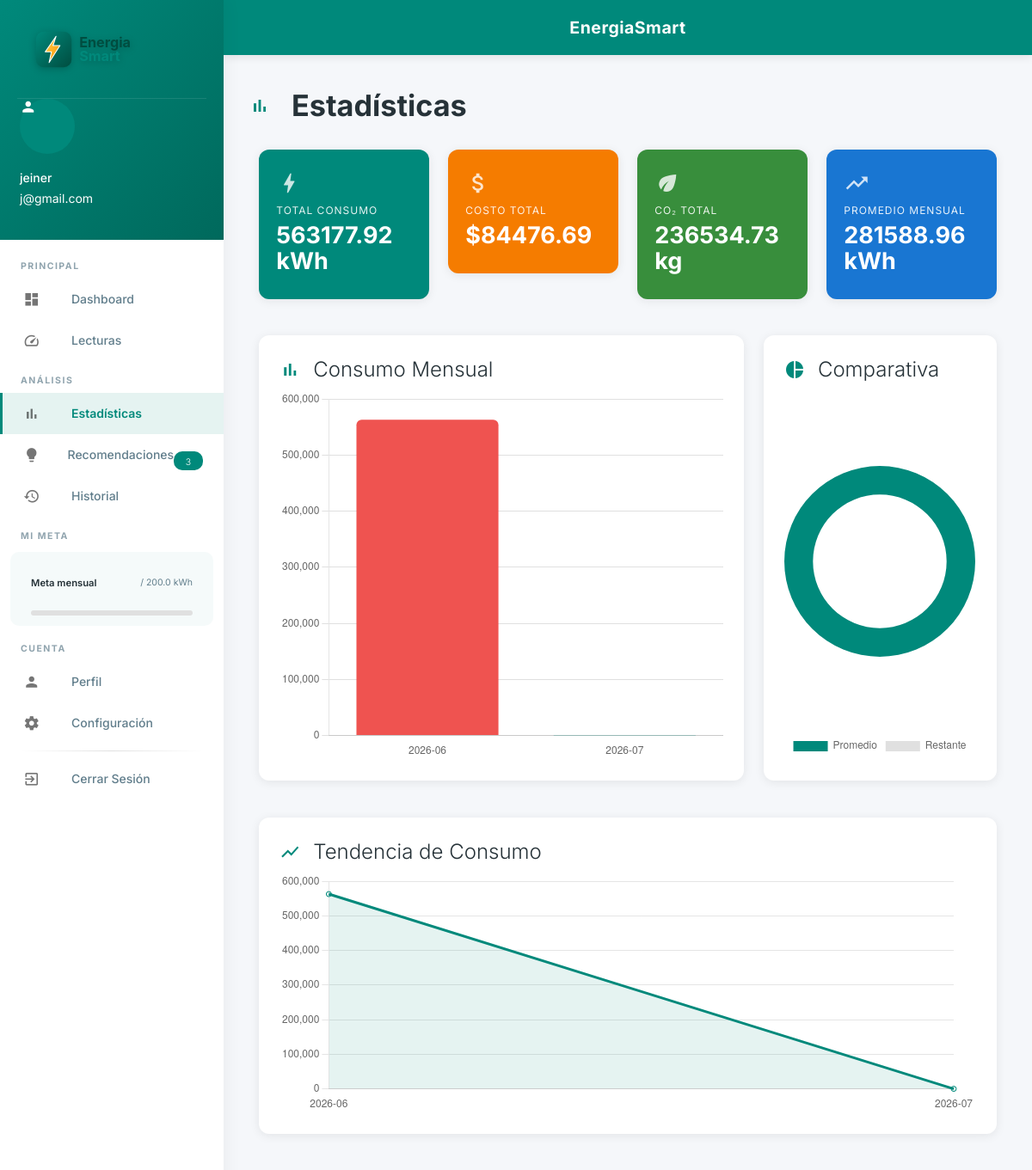
Screenshot of /statistics (signed in) with the database file from the repository.
### models.py (models this page shows, shortened)
class User(UserMixin, db.Model):
    __tablename__ = 'users'
    id = db.Column(db.Integer, primary_key=True)
    name = db.Column(db.String(100), nullable=False)
    email = db.Column(db.String(120), unique=True, nullable=False)
    password_hash = db.Column(db.String(256), nullable=False)
    monthly_goal_kwh = db.Column(db.Float, default=200.0)
    tariff_rate = db.Column(db.Float, default=0.15)
    currency = db.Column(db.String(10), default='USD')
    notifications_enabled = db.Column(db.Boolean, default=True)
    created_at = db.Column(db.DateTime, default=datetime.utcnow)
    readings = db.relationship('Reading', backref='user', lazy=True, cascade='all, delete-orphan')

### app.py (the view)
@app.route('/statistics')
@login_required
def statistics_page():
    readings = Reading.query.filter_by(user_id=current_user.id).order_by(Reading.reading_date.asc()).all()
    consumptions = calculate_consumption(readings)
    monthly_data = {}
    for c in consumptions:
        month_key = c['date'][:7]
        if month_key not in monthly_data:
            monthly_data[month_key] = 0
        monthly_data[month_key] += c['kwh']
    labels = list(monthly_data.keys())[-12:]
    values = [round(monthly_data[k], 2) for k in labels]
    total_kwh = sum(c['kwh'] for c in consumptions)
    total_cost = round(total_kwh * current_user.tariff_rate, 2)
    total_co2 = round(total_kwh * 0.42, 2)
    avg_monthly = round(total_kwh / max(len(labels), 1), 2)
    return render_template('statistics.html',
        labels=labels,
        values=values,
        total_kwh=round(total_kwh, 2),
        total_cost=total_cost,
        total_co2=total_co2,
        avg_monthly=avg_monthly,
        consumptions=consumptions
    )

### app.py (called while the page is built)
@login_manager.user_loader
def load_user(user_id):
    return User.query.get(int(user_id))

def calculate_consumption(readings):
    if len(readings) < 2:
        return []
    sorted_readings = sorted(readings, key=lambda r: r.reading_date)
    consumption = []
    for i in range(1, len(sorted_readings)):
        diff = sorted_readings[i].meter_reading - sorted_readings[i - 1].meter_reading
        days = (sorted_readings[i].reading_date - sorted_readings[i - 1].reading_date).days
        if days > 0 and diff >= 0:
            consumption.append({
                'date': sorted_readings[i].reading_date.isoformat(),
                'kwh': round(diff, 2),
                'days': days,
                'daily_avg': round(diff / days, 2)
            })
    return consumption

### templates/statistics.html (shortened to what this page needs)
{% extends "base.html" %}
{% block body %}
<ul id="slide-out" class="sidenav sidenav-fixed">
    <li>
        <div class="user-view sidebar-header">
            <div class="background teal darken-2"></div>
            <div class="sidebar-logo">
                <img src="{{ url_for('static', filename='img/logo.svg') }}" alt="EnergiaSmart" style="width: 180px; height: auto; padding: 10px 0;">
            </div>
            <a href="{{ url_for('profile_page') }}"><i class="material-icons circle white-text teal darken-1">person</i></a>
            <a href="{{ url_for('profile_page') }}"><span class="white-text name">{{ current_user.name }}</span></a>
            <a href="{{ url_for('profile_page') }}"><span class="white-text email">{{ current_user.email }}</span></a>
        </div>
    </li>
    <li class="sidebar-section">PRINCIPAL</li>
    <li><a href="{{ url_for('dashboard') }}" class="waves-effect"><i class="material-icons">dashboard</i>Dashboard</a></li>
    <li><a href="{{ url_for('readings_page') }}" class="waves-effect"><i class="material-icons">speed</i>Lecturas</a></li>
    <li class="sidebar-section">ANÁLISIS</li>
    <li><a href="{{ url_for('statistics_page') }}" class="waves-effect active"><i class="material-icons">bar_chart</i>Estadísticas</a></li>
    <li><a href="{{ url_for('recommendations_page') }}" class="waves-effect"><i class="material-icons">lightbulb</i>Recomendaciones<span class="badge new" data-badge="3">3</span></a></li>
    <li><a href="{{ url_for('history_page') }}" class="waves-effect"><i class="material-icons">history</i>Historial</a></li>
    <li class="sidebar-section">MI META</li>
    <li class="sidebar-goal">
        <div class="goal-info">
            <span class="goal-label">Meta mensual</span>
            <span class="goal-value">{{ current_consumption }} / {{ current_user.monthly_goal_kwh }} kWh</span>
        </div>
        <div class="progress goal-progress">
        </div>
    </li>
    <li class="sidebar-section">CUENTA</li>
    <li><a href="{{ url_for('profile_page') }}" class="waves-effect"><i class="material-icons">person</i>Perfil</a></li>
    <li><a href="{{ url_for('settings_page') }}" class="waves-effect"><i class="material-icons">settings</i>Configuración</a></li>
    <li class="sidebar-divider"></li>
    <li><a href="{{ url_for('logout') }}" class="waves-effect red-text sidebar-logout"><i class="material-icons">exit_to_app</i>Cerrar Sesión</a></li>
</ul>
<main class="main-content">
    <nav class="nav-extended teal darken-1">
        <div class="nav-wrapper">
            <a href="{{ url_for('dashboard') }}" class="brand-logo center">EnergiaSmart</a>
        </div>
    </nav>
    <div class="container-fluid">
        <h4 class="page-title"><i class="material-icons left">bar_chart</i>Estadísticas</h4>
        <div class="row stats-cards">
            <div class="col s12 m6 l3">
                <div class="card stat-card teal darken-1 white-text z-depth-2">
                    <div class="card-content">
                        <i class="material-icons card-icon">bolt</i>
                        <p class="stat-label">Total Consumo</p>
                        <h4 class="stat-value">{{ total_kwh }} kWh</h4>
                    </div>
                </div>
            </div>
            <div class="col s12 m6 l3">
                <div class="card stat-card orange darken-2 white-text z-depth-2">
                    <div class="card-content">
                        <i class="material-icons card-icon">attach_money</i>
                        <p class="stat-label">Costo Total</p>
                        <h4 class="stat-value">${{ total_cost }}</h4>
                    </div>
                </div>
            </div>
            <div class="col s12 m6 l3">
                <div class="card stat-card green darken-2 white-text z-depth-2">
                    <div class="card-content">
                        <i class="material-icons card-icon">eco</i>
                        <p class="stat-label">CO₂ Total</p>
                        <h4 class="stat-value">{{ total_co2 }} kg</h4>
                    </div>
                </div>
            </div>
            <div class="col s12 m6 l3">
                <div class="card stat-card blue darken-2 white-text z-depth-2">
                    <div class="card-content">
                        <i class="material-icons card-icon">trending_up</i>
                        <p class="stat-label">Promedio Mensual</p>
                        <h4 class="stat-value">{{ avg_monthly }} kWh</h4>
                    </div>
                </div>
            </div>
        </div>
        <div class="row">
            <div class="col s12 l8">
                <div class="card z-depth-2">
                    <div class="card-content">
                        <span class="card-title"><i class="material-icons left">bar_chart</i>Consumo Mensual</span>
                        <canvas id="monthlyChart" height="350"></canvas>
                    </div>
                </div>
            </div>
            <div class="col s12 l4">
                <div class="card z-depth-2">
                    <div class="card-content">
                        <span class="card-title"><i class="material-icons left">pie_chart</i>Comparativa</span>
                        <canvas id="comparisonChart" height="350"></canvas>
                    </div>
                </div>
            </div>
        </div>
        <div class="row">
            <div class="col s12">
                <div class="card z-depth-2">
                    <div class="card-content">
                        <span class="card-title"><i class="material-icons left">show_chart</i>Tendencia de Consumo</span>
                        <canvas id="trendChart" height="200"></canvas>
                    </div>
                </div>
            </div>
        </div>
    </div>
</main>
<script>
document.addEventListener('DOMContentLoaded', function() {
    M.Sidenav.init(document.querySelectorAll('.sidenav'));
    const labels = {{ labels | tojson }};
    const values = {{ values | tojson }};
    if (labels.length > 0) {
        new Chart(document.getElementById('monthlyChart'), {
            type: 'bar',
            data: {
                labels: labels,
                datasets: [{
                    label: 'Consumo (kWh)',
                    data: values,
                    backgroundColor: values.map(v => v > {{ avg_monthly }} ? '#ef5350' : '#00897b'),
                    borderRadius: 6
                }]
            },
            options: {
                responsive: true,
                maintainAspectRatio: false,
                plugins: { legend: { display: false } },
                scales: {
                    y: { beginAtZero: true, grid: { color: '#e0e0e0' } },
                    x: { grid: { display: false } }
                }
            }
        });
        new Chart(document.getElementById('trendChart'), {
            type: 'line',
            data: {
                labels: labels,
                datasets: [{
                    label: 'Consumo (kWh)',
                    data: values,
                    borderColor: '#00897b',
                    backgroundColor: 'rgba(0,137,123,0.1)',
                    fill: true,
                    tension: 0.4
                }]
            },
            options: {
                responsive: true,
                maintainAspectRatio: false,
                plugins: { legend: { display: false } },
                scales: {
                    y: { beginAtZero: true },
                    x: { grid: { display: false } }
                }
            }
        });
        const avg = values.reduce((a,b) => a+b, 0) / values.length;
        new Chart(document.getElementById('comparisonChart'), {
            type: 'doughnut',
            data: {
                labels: ['Promedio', 'Restante'],
                datasets: [{
                    data: [avg, Math.max(0, {{ current_user.monthly_goal_kwh }} - avg)],
                    backgroundColor: ['#00897b', '#e0e0e0'],
                    borderWidth: 0
                }]
            },
            options: {
                responsive: true,
                maintainAspectRatio: false,
                cutout: '70%',
                plugins: { legend: { position: 'bottom' } }
            }
        });
    }
});
</script>
{% endblock %}

### static/css/style.css (style rules this page uses)
:root { --primary: #00897b; --primary-dark: #00695c; --primary-light: #4db6ac; --accent: #ff8f00; --bg: #f5f7fa; --card-bg: #ffffff; --text-primary: #263238; --text-secondary: #607d8b; --shadow: 0 2px 12px rgba(0,0,0,0.08); --shadow-hover: 0 8px 30px rgba(0,0,0,0.12); --radius: 12px; --sidebar-width: 260px; }
* { margin: 0; padding: 0; box-sizing: border-box; }
body { font-family: 'Inter', sans-serif; background: var(--bg); color: var(--text-primary); overflow-x: hidden; }
.sidenav { width: var(--sidebar-width) !important; background: #fff; box-shadow: 2px 0 20px rgba(0,0,0,0.05); }
.sidenav li a { color: var(--text-secondary) !important; font-weight: 500; padding: 0 24px; height: 48px; line-height: 48px; transition: all 0.2s ease; border-left: 3px solid transparent; display: flex; align-items: center; }
.sidenav li a.active { background: rgba(0,137,123,0.1) !important; color: var(--primary) !important; border-left: 3px solid var(--primary); font-weight: 600; }
.sidenav li a i { margin-right: 12px; font-size: 1.3rem; }
.sidebar-section { padding: 16px 24px 8px !important; font-size: 0.7rem; font-weight: 700; color: #90a4ae !important; letter-spacing: 1.5px; text-transform: uppercase; height: auto !important; line-height: normal !important; background: transparent !important; cursor: default !important; }
.sidenav li a .badge { margin-left: auto; background: var(--primary) !important; border-radius: 10px; font-size: 0.7rem; padding: 2px 8px; min-width: 22px; text-align: center; }
.sidenav li a .badge.new { background: var(--primary) !important; }
.sidebar-goal { padding: 12px 24px !important; height: auto !important; background: rgba(0,137,123,0.04) !important; margin: 4px 12px; border-radius: 10px; cursor: default !important; }
.goal-info { display: flex; justify-content: space-between; align-items: center; margin-bottom: 8px; }
.goal-label { font-size: 0.75rem; font-weight: 600; color: var(--text-primary); }
.goal-value { font-size: 0.7rem; color: var(--text-secondary); }
.goal-progress { height: 6px !important; border-radius: 3px; background: #e0e0e0; margin: 0; }
.sidebar-divider { height: 1px !important; background: linear-gradient(90deg, transparent, #e0e0e0, transparent) !important; margin: 8px 24px !important; }
.sidebar-logout { margin-top: 4px; }
.sidebar-header { padding: 20px !important; }
.sidebar-header .background { background: linear-gradient(135deg, var(--primary), var(--primary-dark)) !important; }
.sidebar-logo { text-align: center; padding: 5px 0; border-bottom: 1px solid rgba(255,255,255,0.1); }
.sidebar-logo img { filter: drop-shadow(0 2px 4px rgba(0,0,0,0.2)); }
.main-content { margin-left: var(--sidebar-width); min-height: 100vh; }
.nav-extended { background: linear-gradient(135deg, var(--primary), var(--primary-dark)) !important; box-shadow: 0 2px 10px rgba(0,0,0,0.1); }
.nav-wrapper { padding: 0 20px; }
.brand-logo { font-weight: 700; font-size: 1.3rem !important; letter-spacing: 0.5px; }
.container-fluid { padding: 20px 30px; max-width: 1400px; }
.page-title { font-weight: 700; color: var(--text-primary); margin: 20px 0 25px; display: flex; align-items: center; gap: 10px; }
.page-title i { color: var(--primary); }
.stat-card { border-radius: var(--radius); transition: transform 0.3s, box-shadow 0.3s; overflow: hidden; }
.stat-card .card-content { padding: 24px 20px; }
.card-icon { font-size: 2rem !important; opacity: 0.8; margin-bottom: 8px; }
.stat-label { font-size: 0.8rem; text-transform: uppercase; letter-spacing: 1px; opacity: 0.9; margin-bottom: 5px; }
.stat-value { font-size: 1.8rem; font-weight: 700; margin: 5px 0; }
.card { border-radius: var(--radius); border: none; box-shadow: var(--shadow); transition: box-shadow 0.3s; }
.card-title { font-weight: 600; color: var(--text-primary); display: flex; align-items: center; gap: 8px; }
.card-title i { color: var(--primary); }
.progress { border-radius: 4px; background: #e0e0e0; }
.btn-teal, .teal { background: var(--primary) !important; }
.card { animation: fadeInUp 0.4s ease-out; }

### rows the page displays
User: name "jeiner", email "j@gmail.com", monthly_goal_kwh "200.0"

### other values shown
{{ total_kwh }} "563177.92"
{{ total_cost }} "84476.69"
{{ total_co2 }} "236534.73"
{{ avg_monthly }} "281588.96"
chart data {{ labels | tojson }} ["2026-06", "2026-07"]
chart data {{ values | tojson }} [563098.0, 79.92]
chart data {{ avg_monthly }} 281588.96
chart data {{ current_user.monthly_goal_kwh }} 200.0
